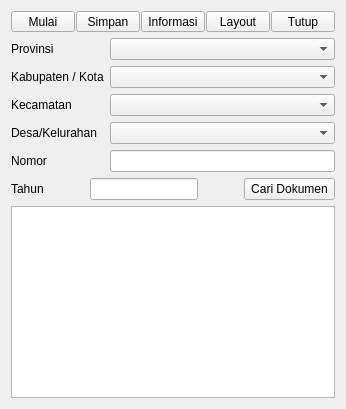
            <widget class="QWidget" name="gambardenah">
             <attribute name="title">
              <string>Gambar Denah</string>
             </attribute>
             <layout class="QGridLayout" name="gridLayout_9">
              <item row="0" column="0">
               <layout class="QHBoxLayout" name="horizontalLayout_21">
                <property name="spacing">
                 <number>1</number>
                </property>
                <item>
                 <widget class="QToolButton" name="toolButton_35">
                  <property name="sizePolicy">
                   <sizepolicy hsizetype="Preferred" vsizetype="Preferred">
                    <horstretch>0</horstretch>
                    <verstretch>0</verstretch>
                   </sizepolicy>
                  </property>
                  <property name="toolTip">
                   <string>Mulai</string>
                  </property>
                  <property name="statusTip">
                   <string/>
                  </property>
                  <property name="text">
                   <string>Mulai</string>
                  </property>
                  <property name="icon">
                   <iconset>
                    <normaloff>../images/panel_icons/start.png</normaloff>../images/panel_icons/start.png</iconset>
                  </property>
                  <property name="iconSize">
                   <size>
                    <width>35</width>
                    <height>35</height>
                   </size>
                  </property>
                  <property name="toolButtonStyle">
                   <enum>Qt::ToolButtonTextUnderIcon</enum>
                  </property>
                 </widget>
                </item>
                <item>
                 <widget class="QToolButton" name="toolButton_37">
                  <property name="sizePolicy">
                   <sizepolicy hsizetype="Preferred" vsizetype="Preferred">
                    <horstretch>0</horstretch>
                    <verstretch>0</verstretch>
                   </sizepolicy>
                  </property>
                  <property name="toolTip">
                   <string>Simpan PBT</string>
                  </property>
                  <property name="text">
                   <string>Simpan</string>
                  </property>
                  <property name="icon">
                   <iconset>
                    <normaloff>../images/panel_icons/save.png</normaloff>../images/panel_icons/save.png</iconset>
                  </property>
                  <property name="iconSize">
                   <size>
                    <width>35</width>
                    <height>35</height>
                   </size>
                  </property>
                  <property name="toolButtonStyle">
                   <enum>Qt::ToolButtonTextUnderIcon</enum>
                  </property>
                 </widget>
                </item>
                <item>
                 <widget class="QToolButton" name="toolButton_38">
                  <property name="sizePolicy">
                   <sizepolicy hsizetype="Preferred" vsizetype="Preferred">
                    <horstretch>0</horstretch>
                    <verstretch>0</verstretch>
                   </sizepolicy>
                  </property>
                  <property name="toolTip">
                   <string>Masukkan Bidang ke Berkas</string>
                  </property>
                  <property name="text">
                   <string>Informasi</string>
                  </property>
                  <property name="icon">
                   <iconset>
                    <normaloff>../images/panel_icons/info.png</normaloff>../images/panel_icons/info.png</iconset>
                  </property>
                  <property name="iconSize">
                   <size>
                    <width>35</width>
                    <height>35</height>
                   </size>
                  </property>
                  <property name="toolButtonStyle">
                   <enum>Qt::ToolButtonTextUnderIcon</enum>
                  </property>
                 </widget>
                </item>
                <item>
                 <widget class="QToolButton" name="toolButton_39">
                  <property name="sizePolicy">
                   <sizepolicy hsizetype="Preferred" vsizetype="Preferred">
                    <horstretch>0</horstretch>
                    <verstretch>0</verstretch>
                   </sizepolicy>
                  </property>
                  <property name="toolTip">
                   <string>Buat Layout</string>
                  </property>
                  <property name="text">
                   <string>Layout</string>
                  </property>
                  <property name="icon">
                   <iconset>
                    <normaloff>../images/panel_icons/print.png</normaloff>../images/panel_icons/print.png</iconset>
                  </property>
                  <property name="iconSize">
                   <size>
                    <width>35</width>
                    <height>35</height>
                   </size>
                  </property>
                  <property name="toolButtonStyle">
                   <enum>Qt::ToolButtonTextUnderIcon</enum>
                  </property>
                 </widget>
                </item>
                <item>
                 <widget class="QToolButton" name="toolButton_40">
                  <property name="sizePolicy">
                   <sizepolicy hsizetype="Preferred" vsizetype="Preferred">
                    <horstretch>0</horstretch>
                    <verstretch>0</verstretch>
                   </sizepolicy>
                  </property>
                  <property name="toolTip">
                   <string>Tutup Berkas</string>
                  </property>
                  <property name="text">
                   <string>Tutup</string>
                  </property>
                  <property name="icon">
                   <iconset>
                    <normaloff>../images/panel_icons/close.png</normaloff>../images/panel_icons/close.png</iconset>
                  </property>
                  <property name="iconSize">
                   <size>
                    <width>35</width>
                    <height>35</height>
                   </size>
                  </property>
                  <property name="toolButtonStyle">
                   <enum>Qt::ToolButtonTextUnderIcon</enum>
                  </property>
                 </widget>
                </item>
               </layout>
              </item>
              <item row="1" column="0">
               <layout class="QVBoxLayout" name="verticalLayout_9">
                <item>
                 <layout class="QFormLayout" name="formLayout_8">
                  <item row="0" column="0">
                   <widget class="QLabel" name="label_28">
                    <property name="text">
                     <string>Provinsi</string>
                    </property>
                   </widget>
                  </item>
                  <item row="0" column="1">
                   <widget class="QComboBox" name="combo_provinsi_5"/>
                  </item>
                  <item row="1" column="0">
                   <widget class="QLabel" name="label_29">
                    <property name="text">
                     <string>Kabupaten / Kota</string>
                    </property>
                   </widget>
                  </item>
                  <item row="1" column="1">
                   <widget class="QComboBox" name="combo_kabupaten_4"/>
                  </item>
                  <item row="2" column="0">
                   <widget class="QLabel" name="label_30">
                    <property name="text">
                     <string>Kecamatan</string>
                    </property>
                   </widget>
                  </item>
                  <item row="2" column="1">
                   <widget class="QComboBox" name="combo_kecamatan_4"/>
                  </item>
                  <item row="3" column="0">
                   <widget class="QLabel" name="label_31">
                    <property name="text">
                     <string>Desa/Kelurahan</string>
                    </property>
                   </widget>
                  </item>
                  <item row="3" column="1">
                   <widget class="QComboBox" name="combo_kelurahan_4"/>
                  </item>
                  <item row="4" column="0">
                   <widget class="QLabel" name="nomorLabel_3">
                    <property name="text">
                     <string>Nomor</string>
                    </property>
                   </widget>
                  </item>
                  <item row="4" column="1">
                   <widget class="QLineEdit" name="nomorLineEdit_2"/>
                  </item>
                 </layout>
                </item>
                <item>
                 <layout class="QHBoxLayout" name="horizontalLayout_22">
                  <item>
                   <widget class="QLabel" name="nomorLabel_4">
                    <property name="text">
                     <string>Tahun</string>
                    </property>
                   </widget>
                  </item>
                  <item>
                   <spacer name="horizontalSpacer_13">
                    <property name="orientation">
                     <enum>Qt::Horizontal</enum>
                    </property>
                    <property name="sizeHint" stdset="0">
                     <size>
                      <width>40</width>
                      <height>20</height>
                     </size>
                    </property>
                   </spacer>
                  </item>
                  <item>
                   <widget class="QLineEdit" name="lineEdit_4"/>
                  </item>
                  <item>
                   <spacer name="horizontalSpacer_14">
                    <property name="orientation">
                     <enum>Qt::Horizontal</enum>
                    </property>
                    <property name="sizeHint" stdset="0">
                     <size>
                      <width>40</width>
                      <height>20</height>
                     </size>
                    </property>
                   </spacer>
                  </item>
                  <item>
                   <widget class="QToolButton" name="toolButton_41">
                    <property name="sizePolicy">
                     <sizepolicy hsizetype="MinimumExpanding" vsizetype="MinimumExpanding">
                      <horstretch>0</horstretch>
                      <verstretch>0</verstretch>
                     </sizepolicy>
                    </property>
                    <property name="text">
                     <string>Cari Dokumen</string>
                    </property>
                    <property name="icon">
                     <iconset>
                      <normaloff>../images/panel_icons/search.png</normaloff>../images/panel_icons/search.png</iconset>
                    </property>
                    <property name="iconSize">
                     <size>
                      <width>40</width>
                      <height>40</height>
                     </size>
                    </property>
                    <property name="toolButtonStyle">
                     <enum>Qt::ToolButtonTextBesideIcon</enum>
                    </property>
                   </widget>
                  </item>
                 </layout>
                </item>
               </layout>
              </item>
              <item row="2" column="0">
               <widget class="QListWidget" name="listWidget_4">
                <property name="alternatingRowColors">
                 <bool>true</bool>
                </property>
                <property name="layoutMode">
                 <enum>QListView::SinglePass</enum>
                </property>
                <property name="selectionRectVisible">
                 <bool>false</bool>
                </property>
               </widget>
              </item>
             </layout>
            </widget>
